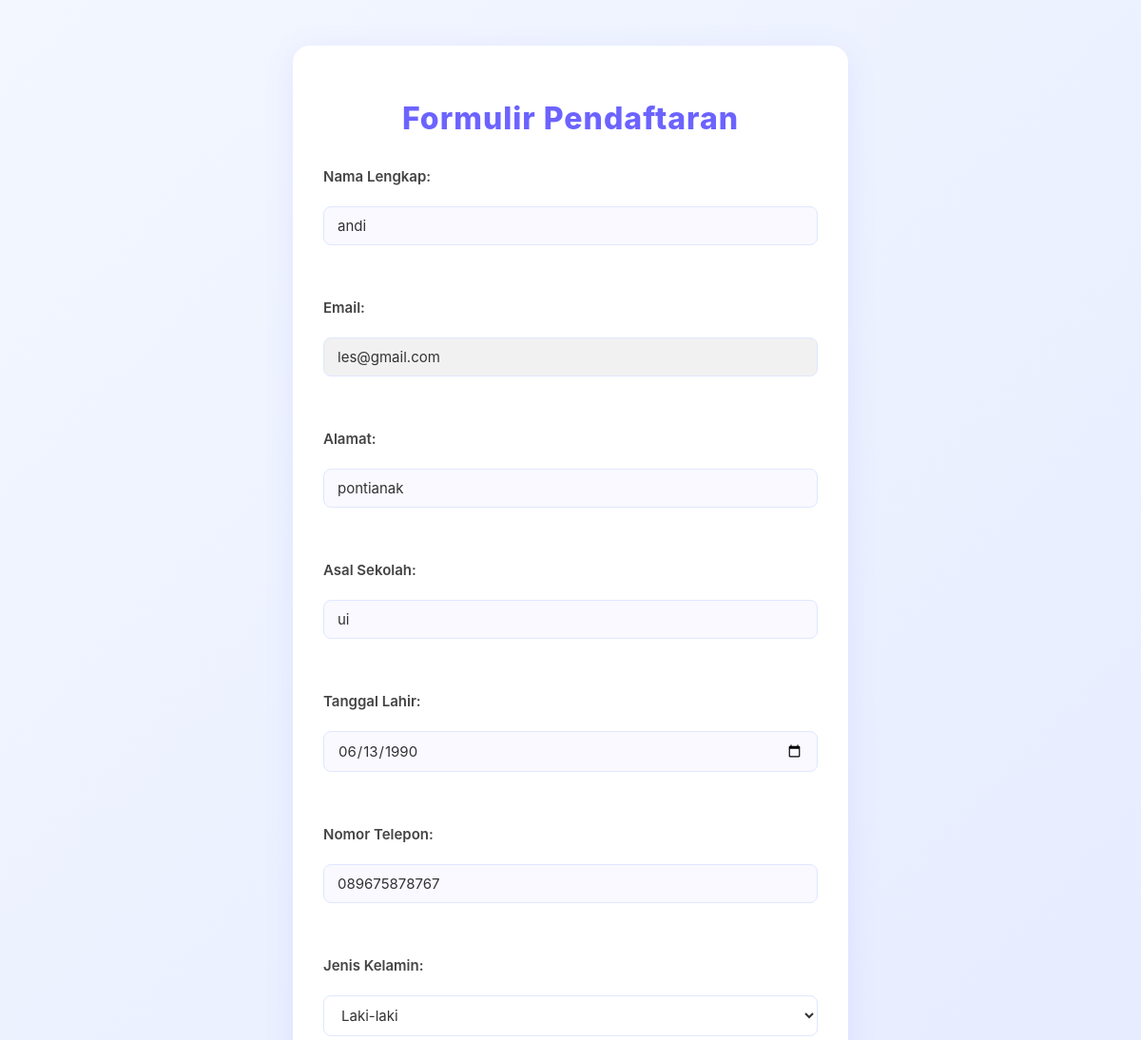
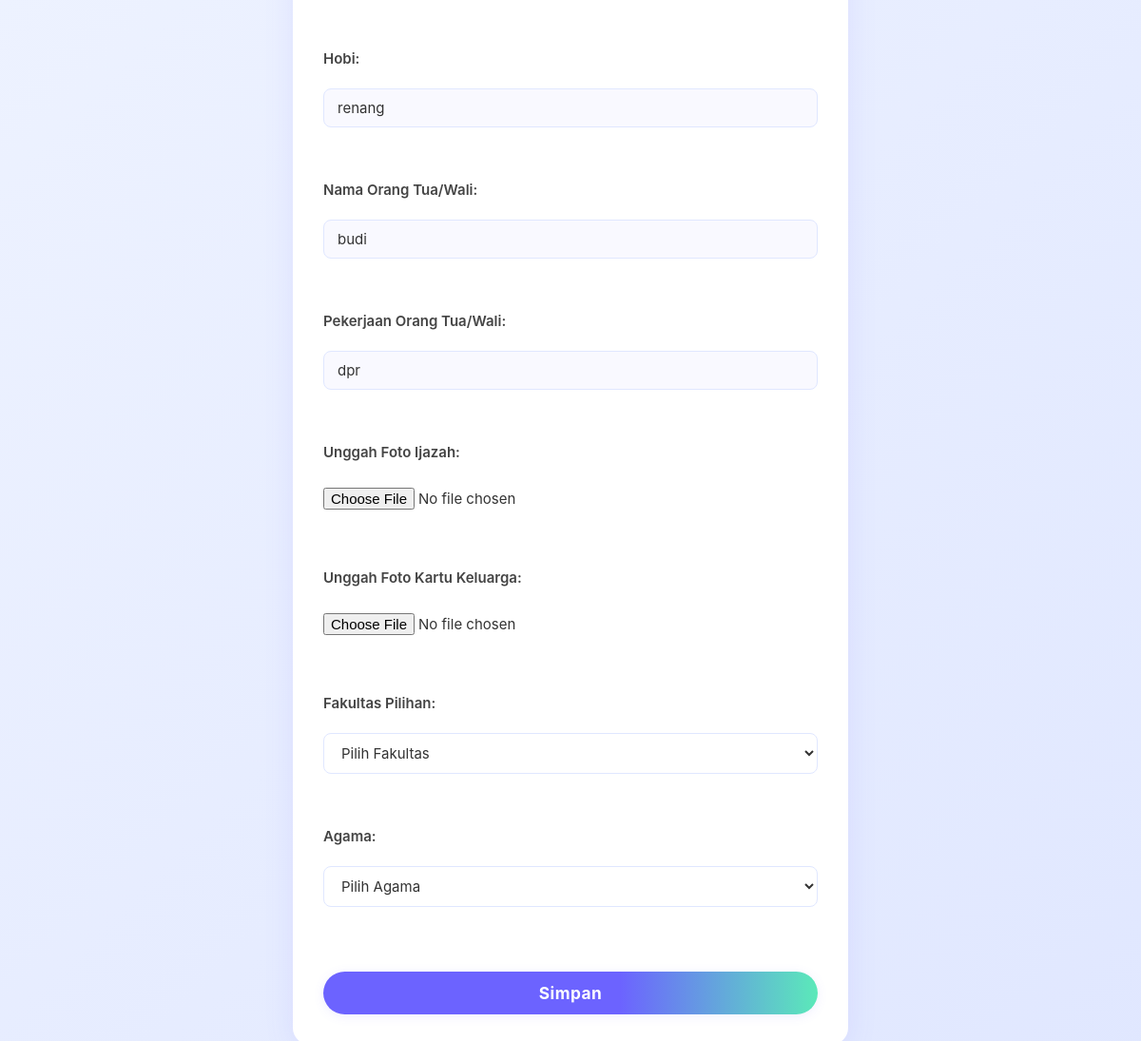
Page /form/1 on the committed database (2 pictures, top to bottom).
### models.py (models this page shows)
class User(db.Model):
    id = db.Column(db.Integer, primary_key=True)
    name = db.Column(db.String(100), nullable=False)
    email = db.Column(db.String(100), unique=True, nullable=False)
    password = db.Column(db.String(100), nullable=False)
    address = db.Column(db.String(200))
    school = db.Column(db.String(100))
    birth_date = db.Column(db.Date)
    phone = db.Column(db.String(15))
    gender = db.Column(db.String(10))
    hobby = db.Column(db.String(100))
    parent_name = db.Column(db.String(100))
    parent_job = db.Column(db.String(100))
    ijazah = db.Column(db.String(200))  # Link ke file ijazah
    kk = db.Column(db.String(200))  # Link ke file kartu keluarga
    ijazah_confirmed = db.Column(db.Boolean, default=False)  # Status konfirmasi ijazah
    kk_confirmed = db.Column(db.Boolean, default=False)  # Status konfirmasi KK
    status = db.Column(db.String(20), default='Pending')  # Pending, Approved, Rejected
    created_at = db.Column(db.DateTime, default=datetime.utcnow)  # Waktu pendaftaran
    payment_status = db.Column(db.String(20), default='Pending')  # Pending, Approved, Rejected
    payment_proof = db.Column(db.String(200))  # Path ke file bukti pembayaran
    is_action_taken = db.Column(db.Boolean, default=False)  # True jika admin sudah mengambil tindakan
    is_payment_action_taken = db.Column(db.Boolean, default=False)  # True jika admin sudah mengambil tindakan pada pembayaran
    faculty = db.Column(db.String(100))  # Fakultas pilihan user
    religion = db.Column(db.String(30))  # Tambahkan ini

### app.py (the view, shortened to what this page needs)
@app.route('/form/<int:user_id>', methods=['GET', 'POST'])
def form(user_id):
    user = User.query.get(user_id)
    if not user:
        flash('User tidak ditemukan.')
        return redirect(url_for('dashboard_user', user_id=user_id))
    return render_template('form.html', user=user)

### templates/form.html (shortened to what this page needs)
<!DOCTYPE html>
<html>
<head>
    <link rel="stylesheet" type="text/css" href="{{ url_for('static', filename='css/form.css') }}">
</head>
<body>
    <div class="container">
        <h1>Formulir Pendaftaran</h1>
        <form method="POST" enctype="multipart/form-data">
            <label for="name">Nama Lengkap:</label>
            <input type="text" id="name" name="name" value="{{ user.name or '' }}" required><br>
            <label for="email">Email:</label>
            <input type="email" id="email" name="email" value="{{ user.email or '' }}" readonly><br>
            <label for="address">Alamat:</label>
            <input type="text" id="address" name="address" value="{{ user.address or '' }}" required><br>
            <label for="school">Asal Sekolah:</label>
            <input type="text" id="school" name="school" value="{{ user.school or '' }}" required><br>
            <label for="birth_date">Tanggal Lahir:</label>
            <input type="date" id="birth_date" name="birth_date" value="{{ user.birth_date or '' }}" required><br>
            <label for="phone">Nomor Telepon:</label>
            <input type="tel" id="phone" name="phone" value="{{ user.phone or '' }}" pattern="[0-9]{10,15}" placeholder="Contoh: 081234567890" required><br>
            <label for="gender">Jenis Kelamin:</label>
            <select id="gender" name="gender" required>
                <option value="Laki-laki" {% if user.gender == 'Laki-laki' %}selected{% endif %}>Laki-laki</option>
            </select><br>
            <label for="hobby">Hobi:</label>
            <input type="text" id="hobby" name="hobby" value="{{ user.hobby or '' }}"><br>
            <label for="parent_name">Nama Orang Tua/Wali:</label>
            <input type="text" id="parent_name" name="parent_name" value="{{ user.parent_name or '' }}"><br>
            <label for="parent_job">Pekerjaan Orang Tua/Wali:</label>
            <input type="text" id="parent_job" name="parent_job" value="{{ user.parent_job or '' }}"><br>
            <label for="ijazah">Unggah Foto Ijazah:</label>
            <input type="file" id="ijazah" name="ijazah" accept="image/*"><br>
            <label for="kk">Unggah Foto Kartu Keluarga:</label>
            <input type="file" id="kk" name="kk" accept="image/*"><br>
            <label for="faculty">Fakultas Pilihan:</label>
            <select id="faculty" name="faculty" required>
                <option value="" disabled selected>Pilih Fakultas</option>
            </select><br>
            <label for="religion">Agama:</label>
            <select id="religion" name="religion" required>
                <option value="" disabled selected>Pilih Agama</option>
            </select><br>
            <button type="submit">Simpan</button>
        </form>
    </div>
</body>
</html>

### static/css/form.css (style rules this page uses)
body { background: linear-gradient(135deg, #f3f7ff 0%, #e0e7ff 100%); font-family: 'Inter', sans-serif; color: #333; }
.container { max-width: 520px; margin: 48px auto; background: #fff; padding: 36px 32px 32px 32px; border-radius: 18px; box-shadow: 0 6px 32px rgba(108,99,255,0.10); }
h1 { color: #6c63ff; text-align: center; margin-bottom: 32px; font-family: 'Poppins', 'Inter', Arial, sans-serif; font-weight: 800; letter-spacing: 1px; }
form { display: flex; flex-direction: column; gap: 18px; }
label { font-size: 15px; color: #444; font-weight: 600; margin-bottom: 4px; }
input, select, button { padding: 10px 14px; border: 1.5px solid #e0e7ff; border-radius: 8px; background-color: #f9f9ff; color: #333; font-size: 15px; font-family: 'Inter', sans-serif; transition: border 0.2s, box-shadow 0.2s; }
input[type="file"] { padding: 6px 0; background: none; border: none; }
input::placeholder { color: #aaa; font-size: 14px; }
button { background: linear-gradient(90deg, #6c63ff 60%, #5be9b9 100%); color: #fff; border: none; border-radius: 30px; font-family: 'Poppins', 'Inter', Arial, sans-serif; font-weight: 700; font-size: 1.08rem; box-shadow: 0 2px 12px rgba(108,99,255,0.10); transition: background 0.2s, color 0.2s, box-shadow 0.2s, transform 0.2s; padding: 12px 0; margin-top: 12px; letter-spacing: 0.5px; }
select { background-color: #fff; border: 1.5px solid #e0e7ff; }
input[readonly], select[disabled] { background-color: #f1f1f1; cursor: not-allowed; }

### rows in the picture
User: name "andi", email "les@gmail.com", address "pontianak", school "ui", birth_date "06/13/1990", phone "089675878767", gender "Laki-laki", hobby "renang", parent_name "budi", parent_job "dpr"
